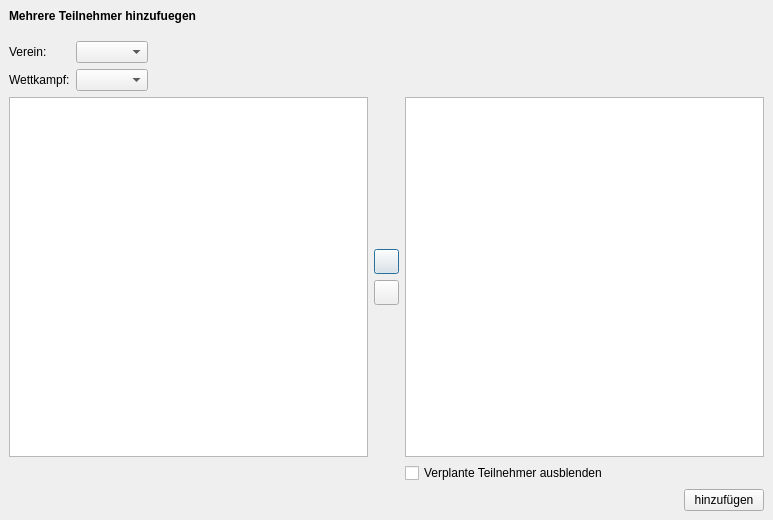
<?xml version="1.0" encoding="UTF-8"?>
<ui version="4.0">
 <class>ClubDialog</class>
 <widget class="QDialog" name="ClubDialog">
  <property name="geometry">
   <rect>
    <x>0</x>
    <y>0</y>
    <width>773</width>
    <height>520</height>
   </rect>
  </property>
  <property name="windowTitle">
   <string>TurnFix - Teilnehmer hinzufügen</string>
  </property>
  <property name="windowIcon">
   <iconset resource="../resources/TurnFix.qrc">
    <normaloff>:/appicons/icon.png</normaloff>:/appicons/icon.png</iconset>
  </property>
  <layout class="QVBoxLayout" name="verticalLayout">
   <property name="spacing">
    <number>0</number>
   </property>
   <property name="leftMargin">
    <number>0</number>
   </property>
   <property name="topMargin">
    <number>0</number>
   </property>
   <property name="rightMargin">
    <number>0</number>
   </property>
   <property name="bottomMargin">
    <number>0</number>
   </property>
   <item>
    <widget class="QWidget" name="headerWidget" native="true">
     <layout class="QHBoxLayout" name="horizontalLayout">
      <item>
       <widget class="QLabel" name="label_3">
        <property name="font">
         <font>
          <weight>75</weight>
          <bold>true</bold>
         </font>
        </property>
        <property name="text">
         <string>Mehrere Teilnehmer hinzufuegen</string>
        </property>
       </widget>
      </item>
     </layout>
    </widget>
   </item>
   <item>
    <widget class="QWidget" name="widget_3" native="true">
     <layout class="QGridLayout" name="gridLayout_4">
      <item row="0" column="0">
       <widget class="QLabel" name="label">
        <property name="sizePolicy">
         <sizepolicy hsizetype="Fixed" vsizetype="Preferred">
          <horstretch>0</horstretch>
          <verstretch>0</verstretch>
         </sizepolicy>
        </property>
        <property name="text">
         <string>Verein:</string>
        </property>
       </widget>
      </item>
      <item row="0" column="1">
       <widget class="QComboBox" name="cmb_club"/>
      </item>
      <item row="1" column="0">
       <widget class="QLabel" name="label_2">
        <property name="text">
         <string>Wettkampf:</string>
        </property>
       </widget>
      </item>
      <item row="1" column="1">
       <widget class="QComboBox" name="cmb_wk"/>
      </item>
      <item row="1" column="2">
       <spacer name="horizontalSpacer">
        <property name="orientation">
         <enum>Qt::Horizontal</enum>
        </property>
        <property name="sizeHint" stdset="0">
         <size>
          <width>533</width>
          <height>20</height>
         </size>
        </property>
       </spacer>
      </item>
      <item row="2" column="0" colspan="4">
       <widget class="QWidget" name="widget" native="true">
        <layout class="QGridLayout" name="gridLayout_2">
         <property name="leftMargin">
          <number>0</number>
         </property>
         <property name="topMargin">
          <number>0</number>
         </property>
         <property name="rightMargin">
          <number>0</number>
         </property>
         <property name="bottomMargin">
          <number>0</number>
         </property>
         <item row="0" column="2">
          <widget class="QTableView" name="tbl_list">
           <property name="editTriggers">
            <set>QAbstractItemView::NoEditTriggers</set>
           </property>
           <property name="alternatingRowColors">
            <bool>true</bool>
           </property>
           <property name="selectionBehavior">
            <enum>QAbstractItemView::SelectRows</enum>
           </property>
           <attribute name="horizontalHeaderHighlightSections">
            <bool>false</bool>
           </attribute>
           <attribute name="verticalHeaderVisible">
            <bool>false</bool>
           </attribute>
           <attribute name="verticalHeaderDefaultSectionSize">
            <number>21</number>
           </attribute>
           <attribute name="verticalHeaderHighlightSections">
            <bool>false</bool>
           </attribute>
          </widget>
         </item>
         <item row="1" column="2">
          <widget class="QCheckBox" name="chk_vp">
           <property name="text">
            <string>Verplante Teilnehmer ausblenden</string>
           </property>
          </widget>
         </item>
         <item row="0" column="1">
          <widget class="QWidget" name="widget_2" native="true">
           <layout class="QGridLayout" name="gridLayout_3">
            <property name="leftMargin">
             <number>0</number>
            </property>
            <property name="topMargin">
             <number>0</number>
            </property>
            <property name="rightMargin">
             <number>0</number>
            </property>
            <property name="bottomMargin">
             <number>0</number>
            </property>
            <item row="0" column="0">
             <spacer name="verticalSpacer">
              <property name="orientation">
               <enum>Qt::Vertical</enum>
              </property>
              <property name="sizeHint" stdset="0">
               <size>
                <width>0</width>
                <height>157</height>
               </size>
              </property>
             </spacer>
            </item>
            <item row="1" column="0">
             <widget class="QPushButton" name="but_add">
              <property name="sizePolicy">
               <sizepolicy hsizetype="Fixed" vsizetype="Fixed">
                <horstretch>0</horstretch>
                <verstretch>0</verstretch>
               </sizepolicy>
              </property>
              <property name="minimumSize">
               <size>
                <width>25</width>
                <height>25</height>
               </size>
              </property>
              <property name="maximumSize">
               <size>
                <width>25</width>
                <height>25</height>
               </size>
              </property>
              <property name="toolTip">
               <string>Strg+Pfeil links</string>
              </property>
              <property name="icon">
               <iconset resource="../resources/TurnFix.qrc">
                <normaloff>:/appicons/left.png</normaloff>:/appicons/left.png</iconset>
              </property>
              <property name="iconSize">
               <size>
                <width>15</width>
                <height>15</height>
               </size>
              </property>
              <property name="shortcut">
               <string>Ctrl+Left</string>
              </property>
             </widget>
            </item>
            <item row="2" column="0">
             <widget class="QPushButton" name="but_del">
              <property name="sizePolicy">
               <sizepolicy hsizetype="Fixed" vsizetype="Fixed">
                <horstretch>0</horstretch>
                <verstretch>0</verstretch>
               </sizepolicy>
              </property>
              <property name="minimumSize">
               <size>
                <width>25</width>
                <height>25</height>
               </size>
              </property>
              <property name="maximumSize">
               <size>
                <width>25</width>
                <height>25</height>
               </size>
              </property>
              <property name="toolTip">
               <string>Strg+Pfeil rechts</string>
              </property>
              <property name="text">
               <string/>
              </property>
              <property name="icon">
               <iconset resource="../resources/TurnFix.qrc">
                <normaloff>:/appicons/right.png</normaloff>:/appicons/right.png</iconset>
              </property>
              <property name="iconSize">
               <size>
                <width>15</width>
                <height>15</height>
               </size>
              </property>
              <property name="shortcut">
               <string>Ctrl+Right</string>
              </property>
             </widget>
            </item>
            <item row="3" column="0">
             <spacer name="verticalSpacer_2">
              <property name="orientation">
               <enum>Qt::Vertical</enum>
              </property>
              <property name="sizeHint" stdset="0">
               <size>
                <width>0</width>
                <height>156</height>
               </size>
              </property>
             </spacer>
            </item>
           </layout>
          </widget>
         </item>
         <item row="0" column="0">
          <widget class="QTableView" name="tbl_tn">
           <property name="editTriggers">
            <set>QAbstractItemView::NoEditTriggers</set>
           </property>
           <property name="alternatingRowColors">
            <bool>true</bool>
           </property>
           <property name="selectionBehavior">
            <enum>QAbstractItemView::SelectRows</enum>
           </property>
           <attribute name="horizontalHeaderHighlightSections">
            <bool>false</bool>
           </attribute>
           <attribute name="verticalHeaderVisible">
            <bool>false</bool>
           </attribute>
           <attribute name="verticalHeaderDefaultSectionSize">
            <number>21</number>
           </attribute>
           <attribute name="verticalHeaderHighlightSections">
            <bool>false</bool>
           </attribute>
          </widget>
         </item>
        </layout>
       </widget>
      </item>
      <item row="3" column="3">
       <widget class="QPushButton" name="but_save">
        <property name="sizePolicy">
         <sizepolicy hsizetype="Fixed" vsizetype="Fixed">
          <horstretch>0</horstretch>
          <verstretch>0</verstretch>
         </sizepolicy>
        </property>
        <property name="layoutDirection">
         <enum>Qt::RightToLeft</enum>
        </property>
        <property name="text">
         <string>hinzufügen</string>
        </property>
       </widget>
      </item>
     </layout>
    </widget>
   </item>
  </layout>
 </widget>
 <resources>
  <include location="../resources/TurnFix.qrc"/>
 </resources>
 <connections/>
</ui>
